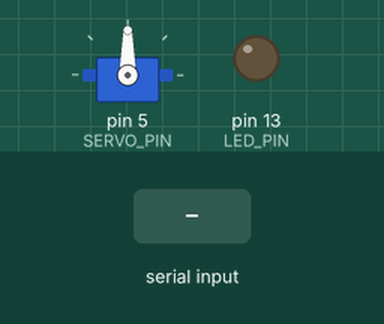
Bench run of a sketch on a simulated Arduino Leonardo, built with avr-gcc and run on an emulated ATmega32U4. Shown: servo, output pins drawn as LEDs (lit = HIGH). The test bench sets the inputs (shaded band).

Above: at 2.4 s.
2.5 s: "30,150\n" received over Serial
At 3.1 s:
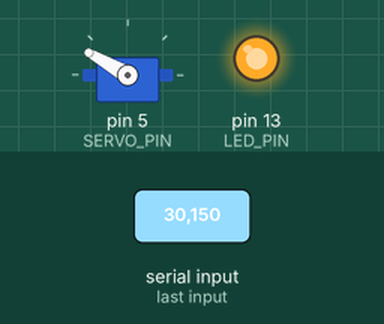
At 3.8 s:
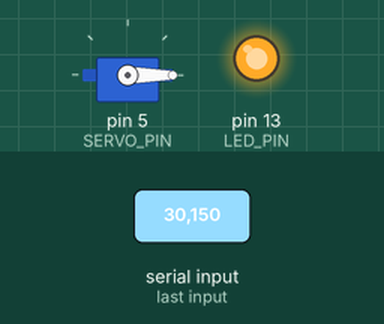
4.9 s: "90,45\n" received over Serial
At 5.6 s:
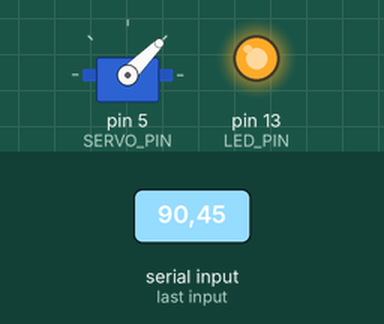
Timing chart, 0 to 7.9 s (numbered marks = the images above; inputs shaded):
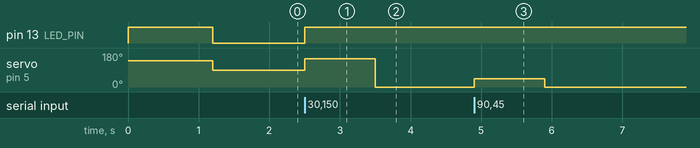

The sketch:

turbina_leonardo.ino
```cpp
/*
  ===================================================================
  TURBINA EÓLICA - CÓDIGO ESTÁNDAR PARA ARDUINO LEONARDO (PIN 5)
  Control universal de Servo de Rotación Continua MG90S
  ===================================================================
  Comportamiento estándar de Servo:
    - 90 grados  = DETENIDO (Stop / Velocidad 0)
    - 95 a 180   = GIRO HACIA ADELANTE (Velocidad creciente)
    - 0 a 85     = Giro inverso
  ===================================================================
*/

#include <Servo.h>

Servo turbineServo;
const int SERVO_PIN = 5;
const int LED_PIN   = 13;

void setup() {
  pinMode(LED_PIN, OUTPUT);
  digitalWrite(LED_PIN, HIGH);

  // Inicializar puerto USB serial
  Serial.begin(9600);

  // Conectar servo al Pin 5
  turbineServo.attach(SERVO_PIN);

  // -------------------------------------------------------------
  // PRUEBA FÍSICA DE ARRANQUE (AUTOTEST):
  // Al encender o resetear, el rotor gira 1.2 segundos al 50% de velocidad
  // y luego se detiene. Esto te confirma al 100% que el servo, el Pin 5
  // y la alimentación funcionan físicamente.
  // -------------------------------------------------------------
  turbineServo.write(140);  // Giro de prueba
  delay(1200);
  turbineServo.write(90);   // Detener
  digitalWrite(LED_PIN, LOW);
}

void loop() {
  // Lectura estándar de un número entero enviado por USB Serial
  if (Serial.available() > 0) {
    int valor = Serial.parseInt();

    // Si recibe un valor válido entre 0 y 180:
    if (valor >= 0 && valor <= 180) {
      turbineServo.write(valor);

      // Encender LED 13 si el motor está girando
      if (valor == 90) {
        digitalWrite(LED_PIN, LOW);
      } else {
        digitalWrite(LED_PIN, HIGH);
      }
    }
  }
}
```

Measured:
- after the input at 2.5 s, pin 13 (LED_PIN): LOW → HIGH at once; servo on pin 5 (SERVO_PIN): 90° → 150° at once, → 0° 1.0 s later
- after the input at 4.9 s, servo on pin 5 (SERVO_PIN): 0° → 45° at once, → 0° 1.0 s later
